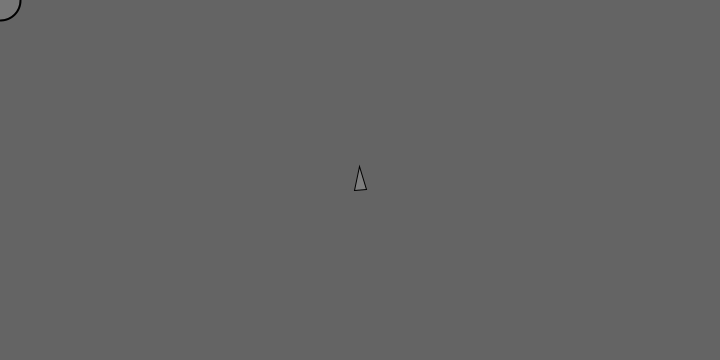
Frame 1 (no input)
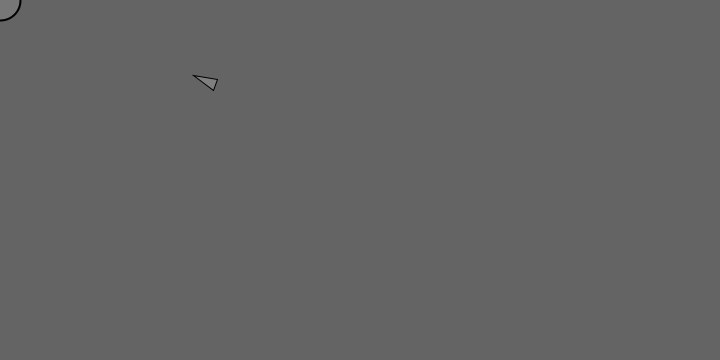
Frame 60 (the mouse pressed at the canvas centre just before this capture)
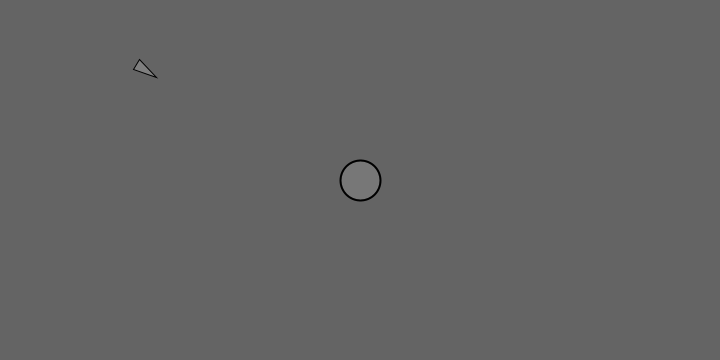
Frame 120 (the mouse held since frame 60 and released just before this capture)

The Processing sketch that drew these frames (run headless with seeded random() and noise(); from frame 60 on, the mouse is pressed at the canvas centre):

// Processing sketch: sketch1steeringBehaviour
// ── sketch1steeringBehaviour.pde
vechile v;
void setup()
{
  size(720, 360);
  v = new vechile(new PVector(width/2, height/2));
}
void draw()
{
  background(100);
  PVector mouse = new PVector(mouseX, mouseY);
  fill(200, 50);
  stroke(0);
  strokeWeight(2);
  ellipse(mouse.x, mouse.y, 40, 40);
  v.seek(mouse);
  v.update();
  v.display();
}
// ── Vechile.pde
class vechile
{
  PVector loc, vel, acc;
  float r, maxSpeed, maxForce;
  vechile(PVector loc)
  {
    this.loc = loc;
    vel = new PVector(0, -2);
    acc = new PVector(0, 0);
    r = 6;
    maxSpeed = 4;
    maxForce = 0.1;
  }
  void update()
  {
    vel.add(acc);
    vel.limit(maxSpeed);
    loc.add(vel);
    acc.mult(0);
  }
  void applyForce(PVector f)
  {
    acc.add(f);
  }
  void seek(PVector target)
  {
    PVector desire = PVector.sub(target, loc);
    desire.setMag(maxSpeed);
    PVector steer = PVector.sub(desire, vel);
    steer.limit(maxForce);
    applyForce(steer);
  }
  void display()
  {
    float theta = vel.heading2D() + PI/2;
    fill(127);
    stroke(0);
    strokeWeight(1);
    pushMatrix();
    translate(loc.x, loc.y);
    rotate(theta);
    beginShape();
    vertex(0, -r*2);
    vertex(-r, r*2);
    vertex(r, r*2);
    endShape(CLOSE);
    popMatrix();
  }
}
